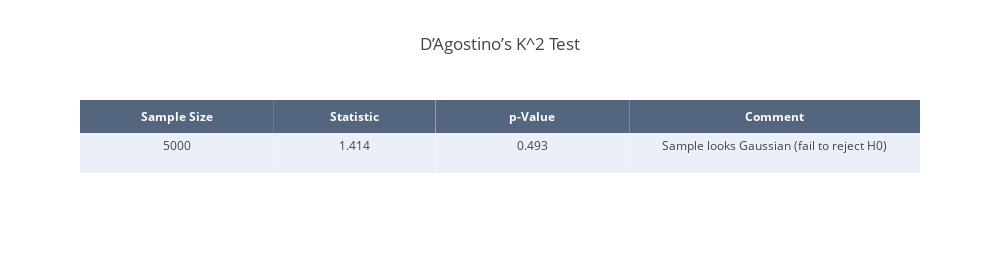

Notebook code for this chart:
### Markdown cell above
### D’Agostino’s K^2 Test
The D’Agostino-Pearson Omnibus Test (1973) computes summary statistics from the sample data to determine whether the data distribution deviates from the Gaussian distribution. Specifically, it first calculates the skewness and kurtosis to quantify how far the sample distribution deviates from the normal distribution in terms of asymmetry and shape. It then calculates to what extent each of these values differs from the value expected for a Gaussian distribution and calculates a single P value from the sum of these deviations.

### Code cell
# Normality test
test = "D’Agostino’s K^2 Test"
stat, p = normaltest(samples_i_t)

# Round results
stat = round(stat, 3)
p = round(p, 3)

# Interpre results
alpha = 0.05
if p > alpha:
    msg = 'Sample looks Gaussian (fail to reject H0)'
else:
    msg = "Sample does not look Gaussian (reject H0)"

# Create table
result_mat = [len(samples_i_t), stat, p, msg]

trace = go.Table(
    header=dict(values=['<b>Sample Size</b>', '<b>Statistic</b>', '<b>p-Value</b>', '<b>Comment</b>'],
                line = dict(width=0),
                fill = dict(color='rgba(42,63,95,0.8)'),
                align = 'center',
                font = dict(
                    color = '#ffffff',
                    size = 12
                )),
    cells=dict(values=np.array(result_mat).T,
               line = dict(width=0),
               fill = dict(color=[['#EBF0F8', '#ffffff', '#EBF0F8', '#ffffff']]),
               align = 'center',
               height = 40),
    columnwidth=[0.3, 0.25, 0.3, 0.45])
       
data = [trace]

layout = dict(title=test, height=260, width=1000)

norm_table = dict(data=data, layout=layout)

# Plot table
py.offline.iplot(norm_table)

### Figure 1 — Plotly figure (JSON) as saved in the notebook; plotly's stock layout.template omitted (floating-point values rounded to 4 significant figures)
{"data": [{"cells": {"align": "center", "fill": {"color": [["#EBF0F8", "#ffffff", "#EBF0F8", "#ffffff"]]}, "height": 40, "line": {"width": 0}, "values": ["5000", "1.414", "0.493", "Sample looks Gaussian (fail to reject H0)"]}, "columnwidth": [0.3, 0.25, 0.3, 0.45], "header": {"align": "center", "fill": {"color": "rgba(42,63,95,0.8)"}, "font": {"color": "#ffffff", "size": 12}, "line": {"width": 0}, "values": ["<b>Sample Size</b>", "<b>Statistic</b>", "<b>p-Value</b>", "<b>Comment</b>"]}, "type": "table", "uid": "bb4660b2-f8bc-4649-bdbe-93b80c00f1fe"}], "layout": {"height": 260, "title": {"text": "D’Agostino’s K^2 Test"}, "width": 1000}}
